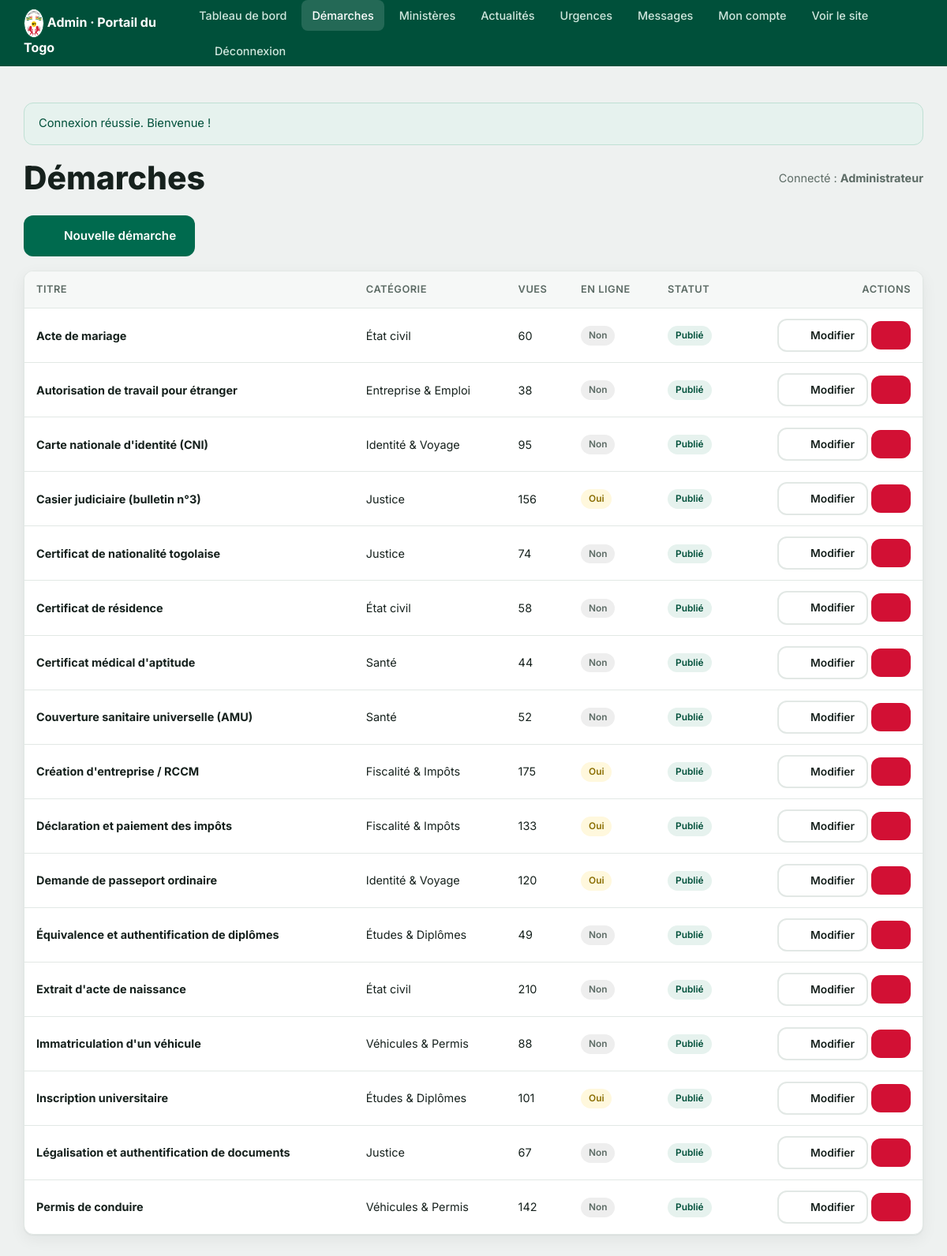
The page /admin/demarches.php (signed in) on the database its author committed.
### tables this page shows
CREATE TABLE `demarches` (
  `id`                INT AUTO_INCREMENT PRIMARY KEY,
  `categorie_id`      INT DEFAULT NULL,
  `titre`             VARCHAR(180) NOT NULL,
  `slug`              VARCHAR(200) NOT NULL UNIQUE,
  `resume`            VARCHAR(300) DEFAULT NULL,
  `description`       TEXT,
  `documents_requis`  TEXT,
  `cout`              VARCHAR(120) DEFAULT NULL,
  `delai`             VARCHAR(120) DEFAULT NULL,
  `lieu`              VARCHAR(200) DEFAULT NULL,
  `lien_officiel`     VARCHAR(255) DEFAULT NULL,
  `en_ligne`          TINYINT(1) DEFAULT 0,
  `actif`             TINYINT(1) DEFAULT 1,
  `vues`              INT DEFAULT 0,
  `cree_le`           TIMESTAMP DEFAULT CURRENT_TIMESTAMP,
  CONSTRAINT `fk_demarche_categorie` FOREIGN KEY (`categorie_id`)
    REFERENCES `categories`(`id`) ON DELETE SET NULL
);

CREATE TABLE `categories` (
  `id`          INT AUTO_INCREMENT PRIMARY KEY,
  `nom`         VARCHAR(120) NOT NULL,
  `slug`        VARCHAR(140) NOT NULL UNIQUE,
  `icone`       VARCHAR(60)  DEFAULT 'folder',
  `description` TEXT,
  `ordre`       INT DEFAULT 0
);

### config/database.php (called while the page is built, shortened)
<?php
function db(): PDO
{
    static $pdo = null;
    if ($pdo === null) {
        $dsn = 'mysql:host=' . DB_HOST . ';port=' . DB_PORT . ';dbname=' . DB_NAME . ';charset=' . DB_CHARSET;
        $options = [
            PDO::ATTR_ERRMODE            => PDO::ERRMODE_EXCEPTION,
            PDO::ATTR_DEFAULT_FETCH_MODE => PDO::FETCH_ASSOC,
            PDO::ATTR_EMULATE_PREPARES   => false,
        ];
        try {
            $pdo = new PDO($dsn, DB_USER, DB_PASS, $options);
        } catch (PDOException $e) {
            if (DEBUG) {
                die('Erreur de connexion à la base de données : ' . $e->getMessage());
            }
            die('Le service est temporairement indisponible. Merci de réessayer plus tard.');
        }
    }
    return $pdo;
}

### admin/demarches.php (the view, shortened to what this page needs)
<?php
require_once __DIR__ . '/includes/auth.php';
    ?>
    <?php
$rows = db()->query('SELECT d.*, c.nom AS categorie FROM demarches d LEFT JOIN categories c ON c.id = d.categorie_id ORDER BY d.titre')->fetchAll();
admin_header('Démarches', 'demarches');
?>
<div style="margin-bottom:18px">
    <a class="btn btn--green" href="<?= url('admin/demarches.php?action=new') ?>"><?= icon('plus', 18) ?> Nouvelle démarche</a>
</div>
<div class="table-wrap">
    <table class="data">
        <thead>
            <tr><th>Titre</th><th>Catégorie</th><th>Vues</th><th>En ligne</th><th>Statut</th><th style="text-align:right">Actions</th></tr>
        </thead>
        <tbody>
        <?php foreach ($rows as $r): ?>
            <tr>
                <td><strong><?= e($r['titre']) ?></strong></td>
                <td><?= e($r['categorie'] ?? '—') ?></td>
                <td><?= (int) $r['vues'] ?></td>
                <td><?= $r['en_ligne'] ? '<span class="pill pill--online">Oui</span>' : '<span class="pill pill--off">Non</span>' ?></td>
                <td><?= $r['actif'] ? '<span class="pill pill--on">Publié</span>' : '<span class="pill pill--off">Brouillon</span>' ?></td>
                <td class="actions">
                    <a class="btn btn--ghost btn--sm" href="<?= url('admin/demarches.php?action=edit&id=' . (int) $r['id']) ?>"><?= icon('edit', 16) ?> Modifier</a>
                    <a class="btn btn--danger btn--sm" data-confirm="Supprimer cette démarche ?"
                       href="<?= url('admin/demarches.php?action=delete&id=' . (int) $r['id'] . '&csrf=' . urlencode(csrf_token())) ?>"><?= icon('trash', 16) ?></a>
                </td>
            </tr>
        <?php endforeach; ?>
        </tbody>
    </table>
</div>
<?php admin_footer(); ?>

### admin/includes/auth.php (shortened to what this page needs)
<?php
require_once __DIR__ . '/../../includes/functions.php';
function current_admin(): ?array
{
    static $admin = null;
    if ($admin === null) {
        $stmt = db()->prepare('SELECT * FROM admins WHERE id = ? LIMIT 1');
        $stmt->execute([$_SESSION['admin_id']]);
        $admin = $stmt->fetch() ?: null;
    }
    return $admin;
}
function admin_header(string $title, string $active = ''): void
{
    $admin = current_admin();
    $nav = [
        'dashboard'  => 'Tableau de bord',
        'demarches'  => 'Démarches',
        'ministeres' => 'Ministères',
        'actualites' => 'Actualités',
        'urgences'   => 'Urgences',
        'messages'   => 'Messages',
        'compte'     => 'Mon compte',
    ];
    ?>
    <!DOCTYPE html>
    <html lang="fr">
    <head>
        <link rel="stylesheet" href="<?= asset('css/style.css') ?>">
    </head>
    <body class="admin">
    <div class="admin__bar">
        <div class="container">
            <strong><?= togo_emblem(26) ?> Admin · <?= e(SITE_NAME) ?></strong>
            <nav>
                <?php foreach ($nav as $key => $label): ?>
                    <a href="<?= url('admin/' . ($key === 'dashboard' ? 'index.php' : $key . '.php')) ?>"
                       class="<?= $active === $key ? 'is-active' : '' ?>"><?= e($label) ?></a>
                <?php endforeach; ?>
                <a href="<?= url('index.php') ?>" target="_blank">Voir le site</a>
                <a href="<?= url('admin/logout.php') ?>"><?= icon('logout', 16) ?> Déconnexion</a>
            </nav>
        </div>
    </div>
    <div class="admin__wrap">
        <div class="container">
            <?php foreach (get_flashes() as $flash): ?>
                <div class="alert alert--<?= e($flash['type']) ?>"><?= e($flash['message']) ?></div>
            <?php endforeach; ?>
            <div class="admin__head">
                <h1 style="margin:0"><?= e($title) ?></h1>
                <?php if ($admin): ?>
                    <span style="color:var(--muted);font-size:.9rem">Connecté : <strong><?= e($admin['nom_complet'] ?: $admin['username']) ?></strong></span>
                <?php endif; ?>
            </div>
    <?php
}
function admin_footer(): void
{
    ?>
        </div>
    </div>
    </body>
    </html>
    <?php
}

### includes/functions.php (shortened to what this page needs)
<?php
require_once __DIR__ . '/../config/database.php';
function e(?string $value): string
{
    return htmlspecialchars((string) $value, ENT_QUOTES | ENT_SUBSTITUTE, 'UTF-8');
}
function url(string $path = ''): string
{
    return rtrim(BASE_URL, '/') . '/' . ltrim($path, '/');
}
function asset(string $path): string
{
    return url('assets/' . ltrim($path, '/'));
}
function csrf_token(): string
{
    return $_SESSION['csrf'];
}
function get_flashes(): array
{
    $f = $_SESSION['flash'] ?? [];
    return $f;
}
function icon(string $name, int $size = 24, string $class = ''): string
{
    $p = $paths[$name] ?? $paths['folder'];
    $cls = $class ? ' class="' . e($class) . '"' : '';
    return '<svg' . $cls . ' xmlns="http://www.w3.org/2000/svg" width="' . $size . '" height="' . $size
        . '" viewBox="0 0 24 24" fill="none" stroke="currentColor" stroke-width="1.8" '
        . 'stroke-linecap="round" stroke-linejoin="round" aria-hidden="true">' . $p . '</svg>';
}
function togo_emblem(int $w = 40, string $class = 'emblem'): string
{
    $ratio = 1080 / 750;
    $h = (int) round($w * $ratio);
    return '<img class="' . e($class) . '" src="' . asset('img/armoiries-togo.svg')
        . '" width="' . $w . '" height="' . $h . '" alt="Armoiries de la République Togolaise" '
        . 'decoding="async">';
}

### assets/css/style.css (style rules this page uses)
:root { --green: #006a4e; --green-dark: #00503a; --green-light: #e6f2ee; --yellow: #ffce00; --yellow-light: #fff8dd; --red: #d21034; --red-light: #fde8ec; --ink: #16211d; --muted: #5c6b65; --line: #e2e8e5; --bg: #f6f8f7; --white: #ffffff; --radius: 12px; --radius-sm: 8px; --shadow: 0 1px 2px rgba(16, 40, 32, .06), 0 6px 20px rgba(16, 40, 32, .06); --shadow-lg: 0 12px 40px rgba(16, 40, 32, .14); --container: 1180px; --font: 'Inter', system-ui, -apple-system, 'Segoe UI', Roboto, Helvetica, Arial, sans-serif; }
* { box-sizing: border-box; }
html { scroll-behavior: smooth; }
body { margin: 0; font-family: var(--font); color: var(--ink); background: var(--bg); line-height: 1.6; -webkit-font-smoothing: antialiased; }
img { max-width: 100%; display: block; }
a { color: var(--green); text-decoration: none; }
h1, h2, h3, h4 { line-height: 1.25; color: var(--ink); margin: 0 0 .5em; }
h1 { font-size: clamp(1.7rem, 3.4vw, 2.6rem); font-weight: 800; }
.container { width: 100%; max-width: var(--container); margin: 0 auto; padding: 0 20px; }
.emblem { display: inline-block; vertical-align: middle; }
.btn { display: inline-flex; align-items: center; gap: 9px; padding: 12px 22px; border-radius: var(--radius); font-weight: 600; font-family: inherit; font-size: .95rem; border: 2px solid transparent; cursor: pointer; transition: transform .12s, background .15s, box-shadow .15s; text-align: center; }
.btn--green { background: var(--green); color: #fff; }
.btn--ghost { background: var(--white); border-color: var(--line); color: var(--ink); }
.btn--sm { padding: 8px 15px; font-size: .86rem; }
.btn--danger { background: var(--red); color: #fff; }
.alert { padding: 14px 18px; border-radius: var(--radius); margin: 16px 0; border: 1px solid; font-size: .92rem; }
.alert--success { background: var(--green-light); border-color: #bfe0d4; color: var(--green-dark); }
.admin { background: #eef1f0; }
.admin__bar { background: var(--green-dark); color: #fff; }
.admin__bar .container { display: flex; align-items: center; justify-content: space-between; gap: 16px; min-height: 62px; }
.admin__bar strong { color: #fff; }
.admin__bar nav { display: flex; gap: 6px; flex-wrap: wrap; }
.admin__bar nav a { color: #cfe6dd; padding: 8px 13px; border-radius: var(--radius-sm); font-size: .9rem; font-weight: 500; }
.admin__bar nav a:hover, .admin__bar nav a.is-active { background: rgba(255,255,255,.14); color: #fff; text-decoration: none; }
.admin__wrap { padding: 30px 0 60px; }
.admin__head { display: flex; align-items: center; justify-content: space-between; gap: 16px; margin-bottom: 22px; flex-wrap: wrap; }
.table-wrap { background: var(--white); border: 1px solid var(--line); border-radius: var(--radius); box-shadow: var(--shadow); overflow-x: auto; }
table.data { width: 100%; border-collapse: collapse; font-size: .9rem; }
table.data th, table.data td { padding: 13px 15px; text-align: left; border-bottom: 1px solid var(--line); vertical-align: middle; }
table.data th { background: var(--bg); font-weight: 600; font-size: .8rem; text-transform: uppercase; letter-spacing: .04em; color: var(--muted); white-space: nowrap; }
table.data tr:last-child td { border-bottom: 0; }
table.data td.actions { white-space: nowrap; text-align: right; }
.pill { font-size: .74rem; font-weight: 600; padding: 3px 10px; border-radius: 100px; display: inline-block; }
.pill--on { background: var(--green-light); color: var(--green-dark); }
.pill--off { background: #eee; color: var(--muted); }
.pill--online { background: var(--yellow-light); color: #8a6d00; }
svg { vertical-align: middle; }
.table-wrap { -webkit-overflow-scrolling: touch; }

### rows shown on the page
demarches: titre "Acte de mariage", categorie.nom "État civil", vues "60", en_ligne "Non", actif "Publié"
demarches: titre "Autorisation de travail pour étranger", categorie.nom "Entreprise & Emploi", vues "38", en_ligne "Non", actif "Publié"
demarches: titre "Carte nationale d'identité (CNI)", categorie.nom "Identité & Voyage", vues "95", en_ligne "Non", actif "Publié"
demarches: titre "Casier judiciaire (bulletin n°3)", categorie.nom "Justice", vues "156", en_ligne "Oui", actif "Publié"
demarches: titre "Certificat de nationalité togolaise", categorie.nom "Justice", vues "74", en_ligne "Non", actif "Publié"
demarches: titre "Certificat de résidence", categorie.nom "État civil", vues "58", en_ligne "Non", actif "Publié"
demarches: titre "Certificat médical d'aptitude", categorie.nom "Santé", vues "44", en_ligne "Non", actif "Publié", $size 16 (drawn)
demarches: titre "Couverture sanitaire universelle (AMU)", categorie.nom "Santé", vues "52", en_ligne "Non", actif "Publié"
demarches: titre "Création d'entreprise / RCCM", categorie.nom "Fiscalité & Impôts", vues "175", en_ligne "Oui", actif "Publié"
demarches: titre "Déclaration et paiement des impôts", categorie.nom "Fiscalité & Impôts", vues "133", en_ligne "Oui", actif "Publié"
demarches: titre "Demande de passeport ordinaire", categorie.nom "Identité & Voyage", vues "120", en_ligne "Oui", actif "Publié"
demarches: titre "Équivalence et authentification de diplômes", categorie.nom "Études & Diplômes", vues "49", en_ligne "Non", actif "Publié"
demarches: titre "Extrait d'acte de naissance", categorie.nom "État civil", vues "210", en_ligne "Non", actif "Publié"
demarches: titre "Immatriculation d'un véhicule", categorie.nom "Véhicules & Permis", vues "88", en_ligne "Non", actif "Publié"
demarches: titre "Inscription universitaire", categorie.nom "Études & Diplômes", vues "101", en_ligne "Oui", actif "Publié"
demarches: titre "Légalisation et authentification de documents", categorie.nom "Justice", vues "67", en_ligne "Non", actif "Publié"
demarches: titre "Permis de conduire", categorie.nom "Véhicules & Permis", vues "142", en_ligne "Non", actif "Publié"

### other values the page prints
SITE_NAME "Portail du Togo"
$label "Tableau de bord"
$label "Démarches"
$label "Ministères"
$label "Actualités"
$label "Urgences"
$label "Messages"
$label "Mon compte"
$flash['message'] "Connexion réussie. Bienvenue !"
$title "Démarches"
$admin['nom_complet'] ?: $admin['username'] "Administrateur"
